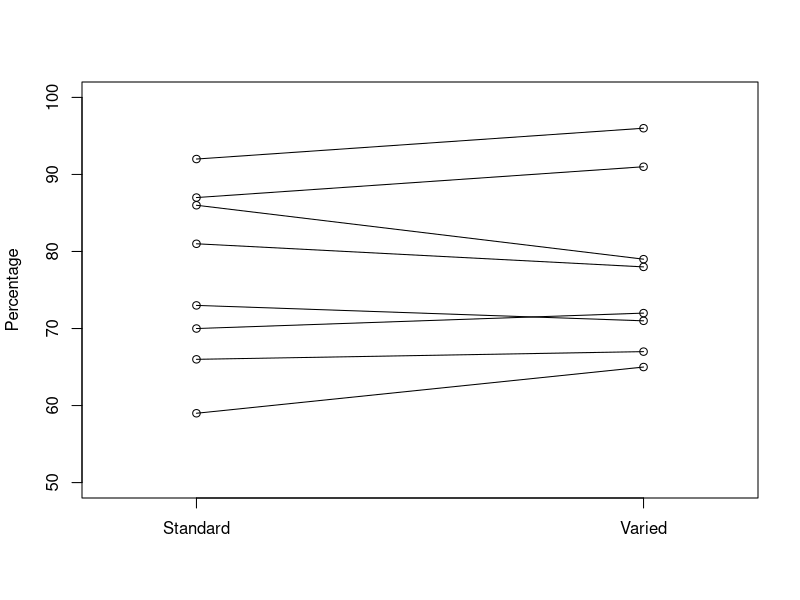
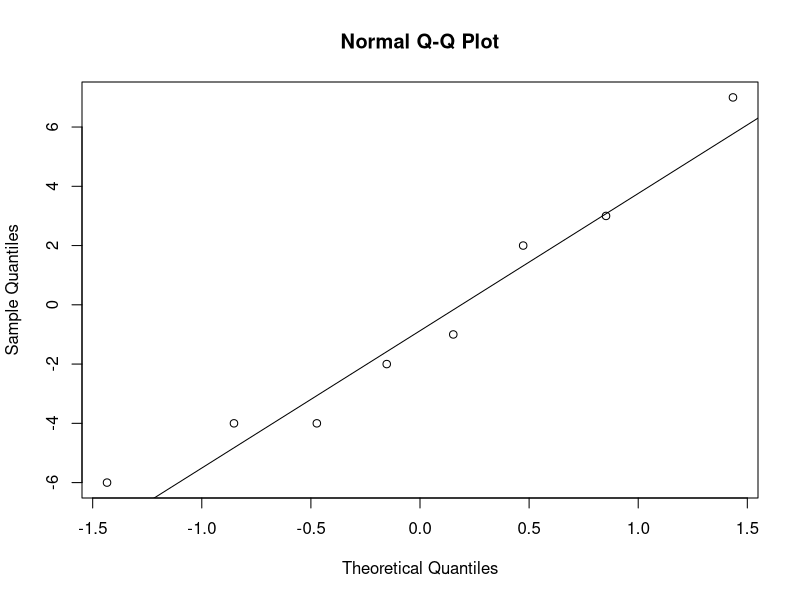

The R source for these figures, in order:
## ---- chunk 1
standard <- c(81, 87, 86, 59, 66, 70, 73, 92)
varied <- c(78, 91, 79, 65, 67, 72, 71, 96)

# Vector of 1's and 2's to separate out the 
# standard/varied points on the x axis
ones <- rep(1, 8)
twos <- rep(2, 8)

# Plot all points
plot(c(ones, twos), c(standard, varied),
     ylim = c(50, 100), xlim = c(0.8, 2.2),
     xaxt = "n", xlab = "", ylab = "Percentage")
# Change x-axis labels
axis(1, at = c(1, 2), labels = c("Standard", "Varied"))
# Create lines to join all 8 pairs of points
for(i in 1:8){
        lines(c(1, 2), c(standard[i], varied[i]))
}
## ---- chunk 2
standard <- c(81, 87, 86, 59, 66, 70, 73, 92)
varied <- c(78, 91, 79, 65, 67, 72, 71, 96)

diff <- standard - varied
diff
## ---- chunk 3
qqnorm(diff); qqline(diff)
## ---- chunk 4
mean(diff)
sd(diff)
## ---- chunk 5
2*pt(-0.407, df = 7)
## ---- chunk 6
t.test(diff, mu = 0,
       conf.level = 0.9)

t.test(standard, varied,
       mu = 0, paired = T,
       conf.level = 0.9)
## ---- chunk 7
standard <- c(81, 87, 86, 59, 66, 70, 73, 92)
varied <- c(78, 91, 79, 65, 67, 72, 71, 96)

wilcox.test(standard, varied, paired = T)
## ---- chunk 8
sum(dbinom(0:3, 8, 0.5))
sum(dbinom(3:8, 8, 0.5))
